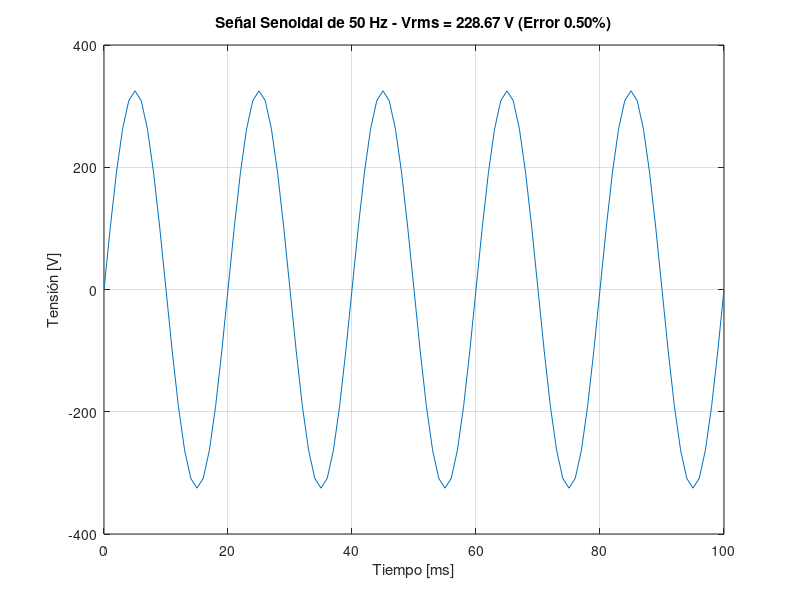

MATLAB code for this plot:
% Práctica 2. Itinerario de Eléctrica
% Máster en Ingeniería Industrial. Universidad de Almería
% Ejercicio 2.2.1 - Cálculo del Valor RMS
% Grupo 3: Nadia Rotbi Prado, Encarnación Cervantes Requena y Pablo Segura
% Fernández
clear; close all; clc;

%% --- Función para calcular RMS ---
function Vrms = calcularRMS(v)
    % Calcula el valor RMS de un vector de señal
    % Entrada: v → vector de valores de la señal
    % Salida: Vrms → valor RMS calculado
    N = length(v);
    Vrms = sqrt(sum(v.^2) / N);
end

%% --- Generación de señal de prueba ---
fs = 1000;              % Frecuencia de muestreo [Hz]
t = 0:1/fs:0.1;         % Duración de 100 ms
f = 50;                 % Frecuencia [Hz]
Vp = 325;               % Amplitud pico [V]

v = Vp * sin(2*pi*f*t); % Señal senoidal

%% --- Cálculo del valor RMS ---
Vrms_calc = calcularRMS(v);
Vrms_teorico = Vp / sqrt(2);  % Valor RMS teórico

error_rel = abs(Vrms_calc - Vrms_teorico)/Vrms_teorico * 100;

%% --- Resultados ---
fprintf('Valor RMS calculado: %.2f V\n', Vrms_calc);
fprintf('Valor RMS teórico: %.2f V\n', Vrms_teorico);
fprintf('Error relativo: %.4f %%\n', error_rel);

%% --- Gráfica ---
figure;
plot(t*1000, v);
xlabel('Tiempo [ms]');
ylabel('Tensión [V]');
title(sprintf('Señal Senoidal de 50 Hz - Vrms = %.2f V (Error %.2f%%)', Vrms_calc, error_rel));
grid on;
